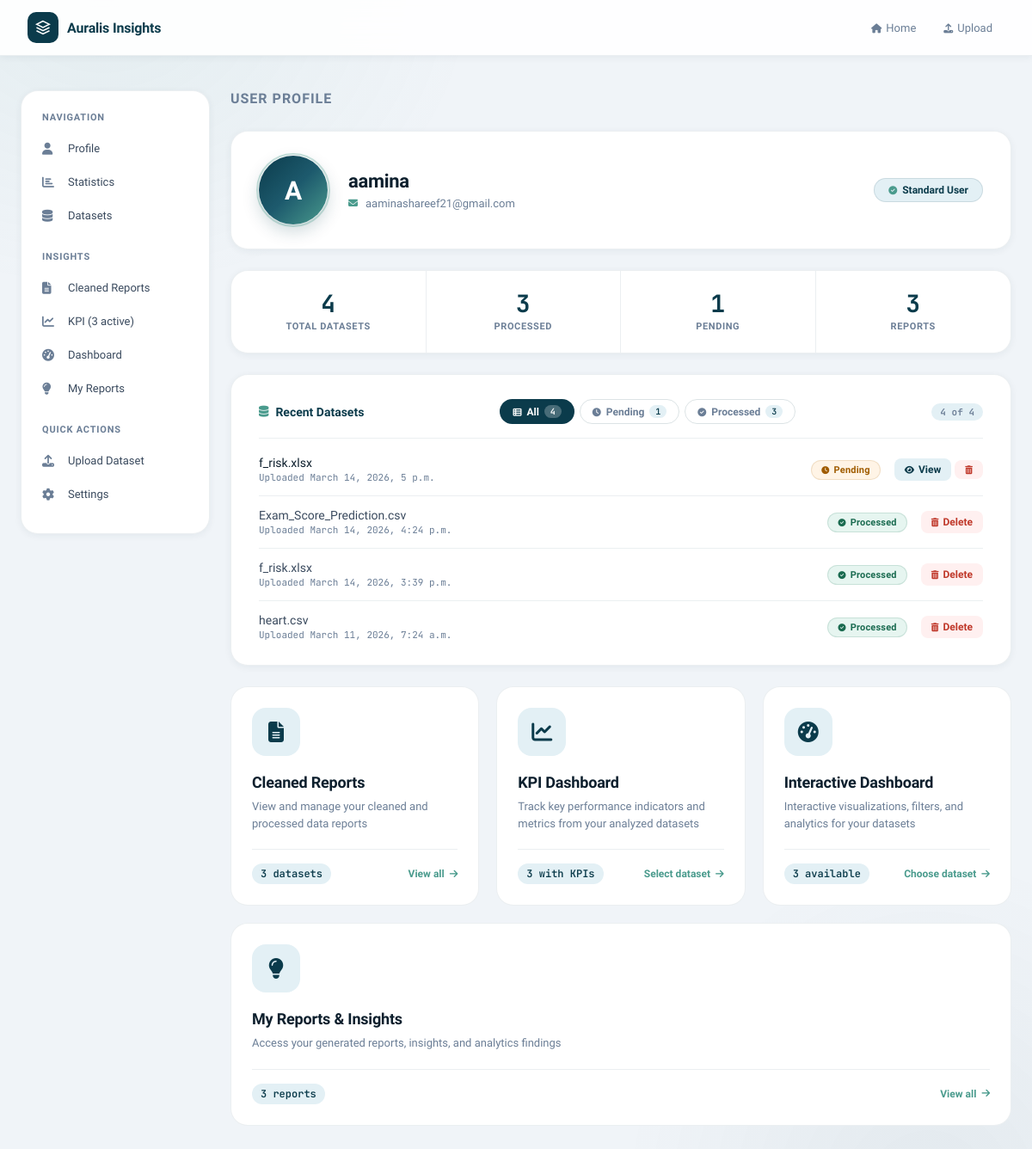
Page /profile/ (signed in) on the committed database.
### Authentication/models.py (models this page shows, shortened)
class CustomUser(models.Model):
    name = models.CharField(max_length=100)
    email = models.EmailField(unique=True)
    password = models.CharField(max_length=255)

### data_preparation/models.py (models this page shows, shortened)
class Dataset(models.Model):
    user = models.ForeignKey(CustomUser, on_delete=models.CASCADE)
    file = models.FileField(upload_to="datasets/", null=True, blank=True)
    file_name = models.CharField(max_length=255)
    uploaded_at = models.DateTimeField(auto_now_add=True)
    is_processed = models.BooleanField(default=False)
    parent_dataset = models.ForeignKey(
        "self",
        null=True,
        blank=True,
        on_delete=models.SET_NULL,
        related_name="prepared_versions"
    )
    status = models.CharField(
        max_length=20,
        choices=[
            ("original", "Original"),
            ("prepared", "Prepared")
        ],
        default="original"
    )

### data_preparation/views.py (the view)
# urls.py: path("profile/", views.profile_view, name="profile"),
def profile_view(request):
    if "user_id" not in request.session:
        return redirect("login")
    user_id = request.session["user_id"]
    user    = CustomUser.objects.get(id=user_id)
    total_datasets     = Dataset.objects.filter(user=user).count()
    processed_datasets = Dataset.objects.filter(user=user, is_processed=True).count()
    pending_datasets   = Dataset.objects.filter(user=user, is_processed=False).count()
    recent_datasets = Dataset.objects.filter(user_id=user_id).order_by('-id')
    cleaned_reports_count = CleaningReport.objects.filter(
        dataset__user_id=user_id
    ).count()
    datasets_with_report_ids = set(
        CleaningReport.objects.filter(
            dataset__user_id=user_id
        ).values_list('dataset_id', flat=True)
    )
    for ds in recent_datasets:
        ds.has_report = ds.id in datasets_with_report_ids
    datasets_with_analysis_count = 0
    latest_analysis_id           = None
    kpi_count                    = 0
    my_reports_count             = 0   # SavedReport rows — shown in stat card
    try:
        from kpi_engine.models import AnalysisResult, SavedReport
        for ds in recent_datasets:
            try:
                ar = AnalysisResult.objects.get(cleaning_report__dataset=ds)
                ds.analysis_result_id = ar.id
                ds.kpi_count = len(ar.result_json.get('kpis', []))
            except AnalysisResult.DoesNotExist:
                ds.analysis_result_id = None
                ds.kpi_count = 0
        latest_analysis = AnalysisResult.objects.filter(
            cleaning_report__dataset__user_id=user_id
        ).order_by('-created_at').first()
        latest_analysis_id = latest_analysis.id if latest_analysis else None
        kpi_count = len(latest_analysis.result_json.get('kpis', [])) if latest_analysis else 0
        datasets_with_analysis_count = AnalysisResult.objects.filter(
            cleaning_report__dataset__user_id=user_id
        ).values('cleaning_report__dataset_id').distinct().count()
        my_reports_count = SavedReport.objects.filter(
            analysis_result__cleaning_report__dataset__user_id=user_id
        ).count()
    except Exception:
        for ds in recent_datasets:
            ds.analysis_result_id = None
            ds.kpi_count = 0
    context = {
        "user":                         user,
        "total_datasets":               total_datasets,
        "processed_datasets":           processed_datasets,
        "pending_datasets":             pending_datasets,
        "total_reports":                my_reports_count,
        "recent_datasets":              recent_datasets,
        "cleaned_reports_count":        cleaned_reports_count,
        "latest_analysis_id":           latest_analysis_id,
        "kpi_count":                    kpi_count,
        "my_reports_count":             my_reports_count,
        "datasets_with_analysis_count": datasets_with_analysis_count,
    }
    return render(request, "data_preparation/profile.html", context)

### templates/data_preparation/profile.html (shortened to what this page needs)
<!DOCTYPE html>
<html lang="en">
<head>
<link rel="stylesheet" href="https://cdnjs.cloudflare.com/ajax/libs/font-awesome/6.5.0/css/all.min.css">
</head>
<body>
<div class="topbar">
  <div class="topbar-inner">
    <a href="{% url 'home' %}" class="brand">
      <div class="brand-logo">
        <svg viewBox="0 0 24 24"><path d="M12 2L2 7l10 5 10-5-10-5zM2 17l10 5 10-5M2 12l10 5 10-5"/></svg>
      </div>
      <span class="brand-name">Auralis Insights</span>
    </a>
    <nav class="nav-links">
      <a href="{% url 'home' %}" class="nav-link"><i class="fas fa-home"></i>Home</a>
      <a href="{% url 'upload_data' %}" class="nav-link"><i class="fas fa-upload"></i>Upload</a>
    </nav>
  </div>
</div>
<div class="main-layout">
  <aside class="sidebar">
    <div class="sidebar-section">
      <div class="sidebar-heading">Navigation</div>
      <ul class="sidebar-menu">
        <li class="sidebar-menu-item">
          <a href="#profile" class="sidebar-menu-link active"><i class="fas fa-user"></i><span>Profile</span></a>
        </li>
        <li class="sidebar-menu-item">
          <a href="#stats" class="sidebar-menu-link"><i class="fas fa-chart-bar"></i><span>Statistics</span></a>
        </li>
        <li class="sidebar-menu-item">
          <a href="#datasets" class="sidebar-menu-link"><i class="fas fa-database"></i><span>Datasets</span></a>
        </li>
      </ul>
    </div>
    <div class="sidebar-section">
      <div class="sidebar-heading">Insights</div>
      <ul class="sidebar-menu">
        <li class="sidebar-menu-item">
          <a href="{% url 'cleaned_reports_list' %}" class="sidebar-menu-link"><i class="fas fa-file-alt"></i><span>Cleaned Reports</span></a>
        </li>
        <li class="sidebar-menu-item">
          <a href="{% url 'dataset_picker_kpi' %}" class="sidebar-menu-link">
            <i class="fas fa-chart-line"></i><span>KPI ({{ datasets_with_analysis_count }} active)</span>
          </a>
        </li>
        <li class="sidebar-menu-item">
          <a href="{% url 'dataset_picker_dashboard' %}" class="sidebar-menu-link"><i class="fas fa-tachometer-alt"></i><span>Dashboard</span></a>
        </li>
        <li class="sidebar-menu-item">
          <a href="{% url 'my_reports_list' %}" class="sidebar-menu-link"><i class="fas fa-lightbulb"></i><span>My Reports</span></a>
        </li>
      </ul>
    </div>
    <div class="sidebar-section">
      <div class="sidebar-heading">Quick Actions</div>
      <ul class="sidebar-menu">
        <li class="sidebar-menu-item">
          <a href="{% url 'upload_data' %}" class="sidebar-menu-link"><i class="fas fa-upload"></i><span>Upload Dataset</span></a>
        </li>
        <li class="sidebar-menu-item">
          <a href="#" class="sidebar-menu-link"><i class="fas fa-cog"></i><span>Settings</span></a>
        </li>
      </ul>
    </div>
  </aside>
  <div class="content-area">
    <div class="page-title-row" id="profile">
      <div class="page-title">User Profile</div>
    </div>
    <div class="card profile-hero" style="animation-delay:0.05s">
      <div class="avatar">{{ user.name|slice:":1"|upper }}</div>
      <div class="profile-meta">
        <div class="profile-name">{{ user.name }}</div>
        <div class="profile-details">
          <span class="profile-detail-item"><i class="fas fa-envelope"></i>{{ user.email }}</span>
        </div>
      </div>
      <div class="profile-badge"><i class="fas fa-check-circle"></i> Standard User</div>
    </div>
    <div class="card stats-card" style="padding:0; animation-delay:0.10s;" id="stats">
      <div class="stats-row">
        <div class="stat-item">
          <div class="stat-num">{{ total_datasets }}</div>
          <div class="stat-label">Total Datasets</div>
        </div>
        <div class="stat-item">
          <div class="stat-num">{{ processed_datasets }}</div>
          <div class="stat-label">Processed</div>
        </div>
        <div class="stat-item">
          <div class="stat-num">{{ pending_datasets }}</div>
          <div class="stat-label">Pending</div>
        </div>
        <div class="stat-item">
          <div class="stat-num">{{ total_reports }}</div>
          <div class="stat-label">Reports</div>
        </div>
      </div>
    </div>
    <div class="card datasets-card" style="animation-delay:0.15s;" id="datasets">
      <div class="section-head">
        <div class="section-title"><i class="fas fa-database"></i> Recent Datasets</div>
        {% if recent_datasets %}
        <div class="filter-tabs" id="filterTabs">
          <button class="filter-tab active" data-filter="all">
            <i class="fas fa-th-list"></i> All
            <span class="tab-count">{{ recent_datasets|length }}</span>
          </button>
          <button class="filter-tab" data-filter="pending">
            <i class="fas fa-clock"></i> Pending
            <span class="tab-count" id="count-pending">0</span>
          </button>
          <button class="filter-tab" data-filter="processed">
            <i class="fas fa-check-circle"></i> Processed
            <span class="tab-count" id="count-processed">0</span>
          </button>
        </div>
        <span class="section-count" id="visibleCount">{{ recent_datasets|length }} of {{ total_datasets }}</span>
        {% endif %}
      </div>
      {% if recent_datasets %}
      <div class="dataset-list" id="datasetList">
        {% for ds in recent_datasets %}
          {% if ds.is_processed %}
          <div class="dataset-row" data-status="processed">
            <div>
              <div class="dataset-name dataset-name-plain">{{ ds.file_name }}</div>
              <div class="dataset-sub">Uploaded {{ ds.uploaded_at }}</div>
            </div>
            <div>
              <span class="badge badge-processed"><i class="fas fa-check-circle"></i> Processed</span>
            </div>
            <div class="row-actions">
              <form action="{% url 'delete_dataset' ds.id %}" method="post" style="display:inline;"
                    onsubmit="return confirm('Delete this dataset?');">
                <button type="submit" class="action-btn action-delete">
                  <i class="fas fa-trash-alt"></i> Delete
                </button>
              </form>
            </div>
          </div>
          {% else %}
          <div class="dataset-row" data-status="pending">
            <div>
              <div class="dataset-name">
                <a href="{% url 'dataset_detail' ds.id %}">{{ ds.file_name }}</a>
              </div>
              <div class="dataset-sub">Uploaded {{ ds.uploaded_at }}</div>
            </div>
            <div>
              <span class="badge badge-pending"><i class="fas fa-clock"></i> Pending</span>
            </div>
            <div class="row-actions">
              <a href="{% url 'dataset_detail' ds.id %}" class="action-btn action-view">
                <i class="fas fa-eye"></i> View
              </a>
              <form action="{% url 'delete_dataset' ds.id %}" method="post" style="display:inline;"
                    onsubmit="return confirm('Delete this dataset?');">
                <button type="submit" class="action-btn action-delete">
                  <i class="fas fa-trash-alt"></i>
                </button>
              </form>
            </div>
          </div>
          {% endif %}
        {% endfor %}
      </div>
      {% endif %}
    </div>
    <div class="horizontal-cards-grid">
      <a href="{% url 'cleaned_reports_list' %}" class="horizontal-card" id="cleaned-reports">
        <div class="horizontal-card-icon"><i class="fas fa-file-alt"></i></div>
        <h3 class="horizontal-card-title">Cleaned Reports</h3>
        <p class="horizontal-card-description">View and manage your cleaned and processed data reports</p>
        <div class="horizontal-card-meta">
          <span class="horizontal-card-count">{{ processed_datasets }} datasets</span>
          <span class="horizontal-card-link">View all <i class="fas fa-arrow-right"></i></span>
        </div>
      </a>
      <a href="{% url 'dataset_picker_kpi' %}" class="horizontal-card {% if datasets_with_analysis_count == 0 %}card-disabled{% endif %}" id="kpi">
        <div class="horizontal-card-icon"><i class="fas fa-chart-line"></i></div>
        <h3 class="horizontal-card-title">KPI Dashboard</h3>
        <p class="horizontal-card-description">Track key performance indicators and metrics from your analyzed datasets</p>
        <div class="horizontal-card-meta">
          <span class="horizontal-card-count">{{ datasets_with_analysis_count }} with KPIs</span>
          <span class="horizontal-card-link">Select dataset <i class="fas fa-arrow-right"></i></span>
        </div>
      </a>
      <a href="{% url 'dataset_picker_dashboard' %}" class="horizontal-card {% if datasets_with_analysis_count == 0 %}card-disabled{% endif %}" id="dashboard">
        <div class="horizontal-card-icon"><i class="fas fa-tachometer-alt"></i></div>
        <h3 class="horizontal-card-title">Interactive Dashboard</h3>
        <p class="horizontal-card-description">Interactive visualizations, filters, and analytics for your datasets</p>
        <div class="horizontal-card-meta">
          <span class="horizontal-card-count">{{ datasets_with_analysis_count }} available</span>
          <span class="horizontal-card-link">Choose dataset <i class="fas fa-arrow-right"></i></span>
        </div>
      </a>
      <a href="{% url 'my_reports_list' %}" class="horizontal-card" id="reports">
        <div class="horizontal-card-icon"><i class="fas fa-lightbulb"></i></div>
        <h3 class="horizontal-card-title">My Reports & Insights</h3>
        <p class="horizontal-card-description">Access your generated reports, insights, and analytics findings</p>
        <div class="horizontal-card-meta">
          <span class="horizontal-card-count">{{ total_reports }} reports</span>
          <span class="horizontal-card-link">View all <i class="fas fa-arrow-right"></i></span>
        </div>
      </a>
    </div>
  </div>
</div>
</body>
</html>

### rows in the picture
CustomUser: name "A", name "aamina", email "aaminashareef21@gmail.com"
Dataset: file_name "f_risk.xlsx", uploaded_at "March 14, 2026, 5 p.m."
Dataset: file_name "Exam_Score_Prediction.csv", uploaded_at "March 14, 2026, 4:24 p.m."
Dataset: file_name "f_risk.xlsx", uploaded_at "March 14, 2026, 3:39 p.m."
Dataset: file_name "heart.csv", uploaded_at "March 11, 2026, 7:24 a.m."

### other values in the picture
{{ datasets_with_analysis_count }} "3"
{{ total_datasets }} "4"
{{ processed_datasets }} "3"
{{ pending_datasets }} "1"
{{ total_reports }} "3"
{{ recent_datasets|length }} "4"
